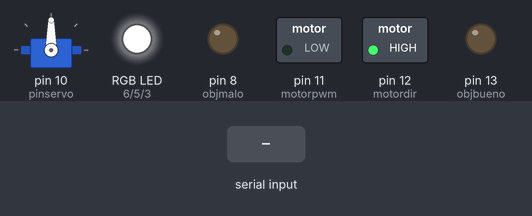
Bench run of a sketch on a simulated Arduino Uno, built with avr-gcc and run on an emulated ATmega328P. Parts: servo, switched loads named in the sketch (green lamp = pin HIGH), an RGB LED mixed from three pins (HIGH = lit), output pins drawn as LEDs (lit = HIGH). The inputs (shaded band) are chosen by the test bench. What the sketch prints to the serial monitor is not drawn.

Above: at 1.2 s.
1.3 s: "{" received over Serial
2.8 s: "}" received over Serial
At 3.0 s:
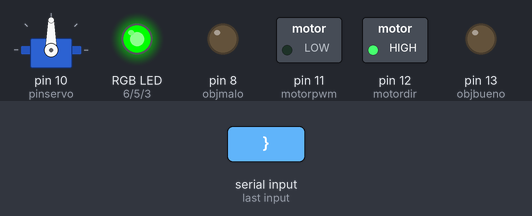
Timing chart, 0 to 5.8 s (numbered marks = the images above; inputs shaded):
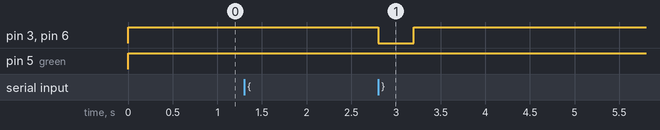

Measured:
- after the input at 2.8 s, pin 3 (blue), pin 6 (red): HIGH → LOW at once, → HIGH 0.40 s later

The sketch:

tfm_manual.ino
```cpp
#include "ArduinoJson.h" //Generador de Json para C++, el asistente se puede encontrar aca https://arduinojson.org/v5/assistant/
//LED MULTICOLOR
int red = 6;
int blue = 3;
int green = 5;
int objbueno = 13;
int objmalo = 8;

// INICIO Y PARO
int emerg = 9;
int start = 7;


//Variables para iniciar proceso y parar el proceso

bool modofuncionamiento = true;
int datosentidomotor = 0;
int datotoclasificar = 0;
int datoestado = 0;
bool stanby = false;
//Variables LED rgb
int rgb0 = 255;   //Rojo
int rgb1 = 255;   //Verde
int rgb2 = 255;   //Azul
bool sis_activado = false; /////////////////////
bool sis_activado2 = false; /////////////////////
bool resetdatosentido = false; /////////////////////////
// IF
int receptor = 0;
int umbralprograma = 50;
int datoumbral = 0;
//clasificador
#include <Servo.h>
Servo clasificador;
int pinservo = 10;
#define motorpwm 11
int motordir = 12;
bool actd = false;
bool antd = false;
bool vidprocesado = false;
bool clasificadorservo = false;
int dato = 80;
int datoclasificacion = 80;
int valorinicial = 0; //Valor de la entrada infrarrojo
int valor = 0; //Valor de la entrada infrarrojo
int dispositivo = 0; //Identificador dispositivo
char c, d;
bool centrado = false;
//Variables para Arduino JSON Generator/Parser
const size_t bufferSize = JSON_ARRAY_SIZE(3) + JSON_OBJECT_SIZE(8);
DynamicJsonBuffer Buffersalida(bufferSize);
JsonObject& datosalidajson = Buffersalida.createObject();
unsigned long tiempoinicio = 0;

String datospuertoserial = "";
bool haycadena = false;
bool iniciocadena = false, fincadena = false;
int estado = 0;
#define debug 1
void setup() {
  Serial.begin(115200);
  pinMode(red, OUTPUT);
  pinMode(blue, OUTPUT);
  pinMode(green, OUTPUT);
  pinMode(objmalo, OUTPUT);
  pinMode(objbueno, OUTPUT);
  pinMode(motorpwm, OUTPUT);
  pinMode(motordir, OUTPUT);
  pinMode(emerg, INPUT);
  pinMode(start, INPUT);
  digitalWrite(motordir, HIGH);
  clasificador.attach(pinservo);
  clasificador.write(90);
  analogWrite(motorpwm, 0);
  analogWrite(red, 255 - rgb0);
  analogWrite(blue, 255 - rgb1);
  analogWrite(green, 255 - rgb2);
  Serial.setTimeout(1000);
  //Serial.println(valor);
  valor = analogRead(receptor);
  //Serial.println(valor);
  if ( (valorinicial >= 0) || (valorinicial <= 1000)) {
    sis_activado = false;
  }
  else {
    sis_activado = true;
  }
}

void loop() {
  ////////////////

  // actd=antd;
  //Serial.println(valor);
  // datosalidajson["estadoumbral"] = sis_activado;
  ////////
  // datosalidajson.printTo(Serial);
  while (Serial.available() > 0) { //Siempre leo los datos del Serial
    haycadena = true;
    d = Serial.read();
    //Verifico que me lleguen las llaves { y } antes de procesar el objeto
    if (d == '{') {
      datospuertoserial = "";
      iniciocadena = true;
    }
    if (iniciocadena) {
      datospuertoserial.concat(d);
      rgb0 = 20, rgb1 = 20, rgb2 = 20;
      analogWrite(red, 255 - rgb0);
      analogWrite(blue, 255 - rgb1);
      analogWrite(green, 255 - rgb2);
    }
    if (d == '}') {
      fincadena = true;
      break;
    }
  }////Fin del Serial Available
  if (iniciocadena && fincadena) {
    iniciocadena = false, fincadena = false;
    rgb0 = 255, rgb1 = 255, rgb2 = 0;
    analogWrite(red, 255 - rgb0);
    analogWrite(blue, 255 - rgb1);
    analogWrite(green, 255 - rgb2);
    delay(200);
#ifdef debug
    Serial.println(datospuertoserial);
#endif
    DynamicJsonBuffer Bufferentrada(bufferSize);
    JsonObject& datojson  = Bufferentrada.parseObject(datospuertoserial);
    if (datojson.success()) {
      rgb0 = 255, rgb1 = 255, rgb2 = 0;
      analogWrite(red, 255 - rgb0);
      analogWrite(blue, 255 - rgb1);
      analogWrite(green, 255 - rgb2);
      delay(200);
      for (auto kv : datojson) {
#ifdef debug
        Serial.println("inicioJSON");
#endif
        if (String(kv.key).compareTo("umbral") == 0) {
          datoumbral = kv.value.as<signed int>();
#ifdef debug
          Serial.println("dato umbral: ");
          Serial.println( datoumbral);
#endif
        }
        if (String(kv.key).compareTo("modofunc") == 0) {
          modofuncionamiento = kv.value.as<bool>();
#ifdef debug
          if (modofuncionamiento) Serial.println("Modo automático");
          else Serial.println("Modo manual");
#endif
        }
        if (String(kv.key).compareTo("motor") == 0) {
          dato = kv.value.as<signed int>();
          datoclasificacion = dato;
#ifdef debug
          Serial.print("Valor motor: ");
          Serial.println(dato);
#endif
        }
        if (String(kv.key).compareTo("sentidomotor") == 0  ) {
          datosentidomotor = kv.value.as<signed int>();
#ifdef debug
          Serial.print("Dato sentido motor: ");
          Serial.println( datosentidomotor);
#endif
        }
        if (String(kv.key).compareTo("direcclasificacion") == 0  ) {
          datotoclasificar = kv.value.as<signed int>();
#ifdef debug
          Serial.print("Direccion clasificacion: %d");
          Serial.println(datotoclasificar);
#endif
        }
        datospuertoserial = "";
      }//Fin del For
    }//Fin del procesamiento de JSOn
    else {
      Serial.println(datospuertoserial); //Si por algun motivo no procesa bien, devuelva al dispositivo que genero la señal
    }
    datospuertoserial = "";
  }

  if (!sis_activado) {
    if (datoumbral >= 400) {
      sis_activado2 = true;
    } else sis_activado2 = false;
  }
  /* if (sis_activado2) {
     valor = analogRead(receptor);
     if ( valor <= datoumbral) {
       actd = true;
     }
     else {
       actd = false;
     }
     delay(200);
     if ( actd != antd) {
       datosalidajson["presencia"] = actd;
     }
     datosalidajson.printTo(Serial);
     antd=actd;
    }*/
  if (modofuncionamiento == false ) {        //  Aqui Hago el modo manual
    /*
      while (modofuncionamiento == false ) {        //  Aqui Hago el modo manual

      if (modofuncionamiento == true ) break;*/

    if (sis_activado2 == true) {

      // Serial.println("ACTIVADO,");

      analogWrite(motorpwm, 0);
      tiempoinicio = millis();
      while (datosentidomotor == 1) {
        Serial.println("ADELANTE: ");
        analogWrite(motorpwm, dato);
        digitalWrite(motordir, HIGH);
        delay(1000);
        break;
        if ((millis() - tiempoinicio) > 4000) break;
      }
      while (datosentidomotor == -1) {
        Serial.println("ATRAS: ");
        analogWrite(motorpwm, dato);
        digitalWrite(motordir, LOW);
        delay(1000);
        break;
        if ((millis() - tiempoinicio) > 4000) break;
      }

      if ((datotoclasificar == 1) || (datotoclasificar == 1 && datosentidomotor == 0) ) {
        digitalWrite(objbueno, HIGH);
        digitalWrite(objmalo, LOW);
        clasificador.write(30);
        Serial.println("bueno");

      }
      else if (datotoclasificar == -1 || (datotoclasificar == -1 && datosentidomotor == 0))  {
        digitalWrite(objmalo, HIGH);
        digitalWrite(objbueno, LOW);
        clasificador.write(150);
        Serial.println("malo");
      } else if (datotoclasificar == 0) {

      }
      sis_activado == false;
      datosentidomotor = 0;
      datotoclasificar = 0;


    }
    else {
      analogWrite(motorpwm, 0);
      analogWrite(red, 255 - rgb0);
      analogWrite(green, 255 - rgb1);
      analogWrite(blue, 255 - rgb2);

    }

  }
  else {
   // Serial.println("AUTOMATICO");
    rgb0 = 0, rgb1 = 0, rgb2 = 0;
    analogWrite(red, 255 - rgb0);
    analogWrite(blue, 255 - rgb1);
    analogWrite(green, 255 - rgb2);
  }

  /*while (modofuncionamiento == true)
    {
    if (modofuncionamiento ==false) break;
        Serial.println("AUTOMATICO");
      rgb0 = 0, rgb1 = 0, rgb2 = 0;
      analogWrite(red, 255 - rgb0);
      analogWrite(blue, 255 - rgb1);
      analogWrite(green, 255 - rgb2);
    }*/

}
```
